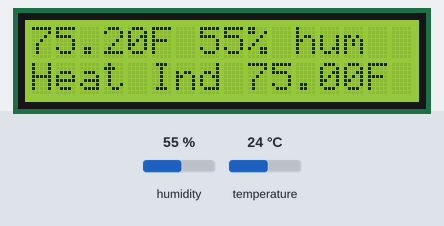
The sketch below on a simulated Arduino Uno, built with avr-gcc and run on an emulated ATmega328P. Parts: 16×2 character LCD. The test bench sets the inputs (shaded band); at power-on: humidity 55 %, temperature 24 °C. What the sketch prints to the serial monitor is not drawn.

Above: at 2.7 s.
2.8 s: humidity set to 22 %
At 4.7 s:
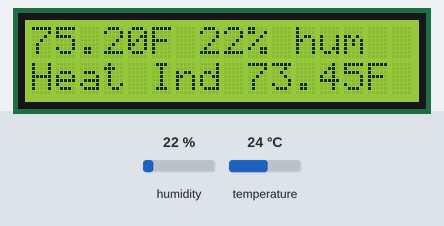
5.8 s: temperature set to 12 °C
At 6.7 s:
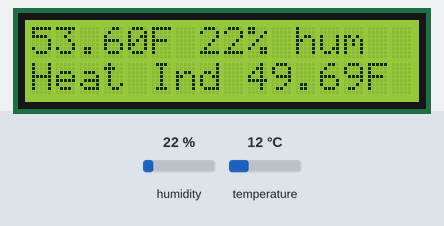
8.8 s: humidity set to 40 %
At 10.8 s:
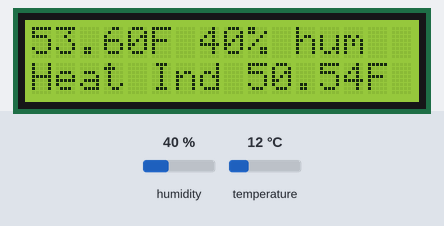
11.8 s: temperature set to 19 °C
At 12.8 s:
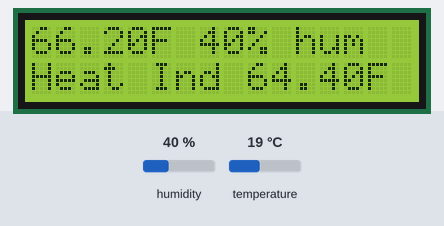
Timing chart, 0 to 14.8 s (numbered marks = the images above; inputs shaded):
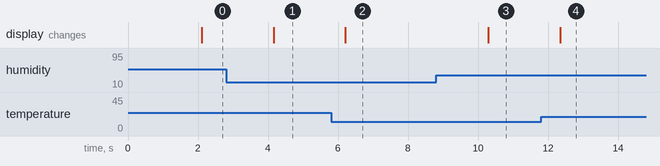

The sketch:

project_3_abbas_hussain.ino
```cpp
#include "DHT.h"
#include <LiquidCrystal.h>

#define DHTPIN 6

#define DHTTYPE DHT11

DHT dht(DHTPIN, DHTTYPE);
LiquidCrystal lcd(12, 11, 5, 4, 3, 2);


void setup() {
  Serial.begin(9600);
  Serial.println(F("DHTxx test!"));
  lcd.begin(16, 2);
  dht.begin();
}

void loop() {

  delay(2000);

  float h = dht.readHumidity();

  float t = dht.readTemperature();

  float f = dht.readTemperature(true);


  if (isnan(h) || isnan(t) || isnan(f)) {
    Serial.println(F("Failed to read from DHT sensor!"));
    lcd.clear();
    lcd.setCursor(0, 0);
    lcd.print("Sensor Error");
    return;
  }


  float hif = dht.computeHeatIndex(f, h);

  float hic = dht.computeHeatIndex(t, h, false);

  Serial.print(F("Humidity: "));
  Serial.print(h);
  Serial.print(F("%  Temperature: "));
  Serial.print(t);
  Serial.print(F("°C "));
  Serial.print(f);
  Serial.print(F("°F  Heat index: "));
  Serial.print(hic);
  Serial.print(F("°C "));
  Serial.print(hif);
  Serial.println(F("°F"));

  lcd.clear();
  lcd.setCursor(0, 0);
  lcd.print(f, 2);
  lcd.print("F ");
  lcd.print(h, 0);
  lcd.print("% hum");

  lcd.setCursor(0, 1);
  lcd.print("Heat Ind ");
  lcd.print(hif, 2);
  lcd.print("F");
}
```

Measured:
- after the input at 2.8 s, the display: changes after 1.4 s (image 1)
- after the input at 5.8 s, the display: changes after 0.40 s (image 2)
- after the input at 8.8 s, the display: changes after 1.5 s (image 3)
- after the input at 11.8 s, the display: changes after 0.54 s (image 4)
